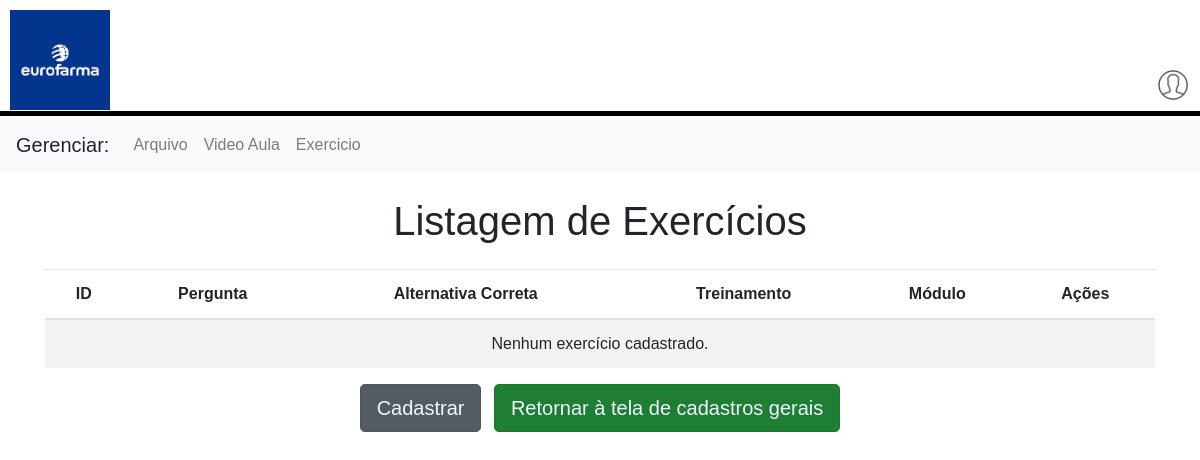
Before: /listar_exercicios/ with the older database file.
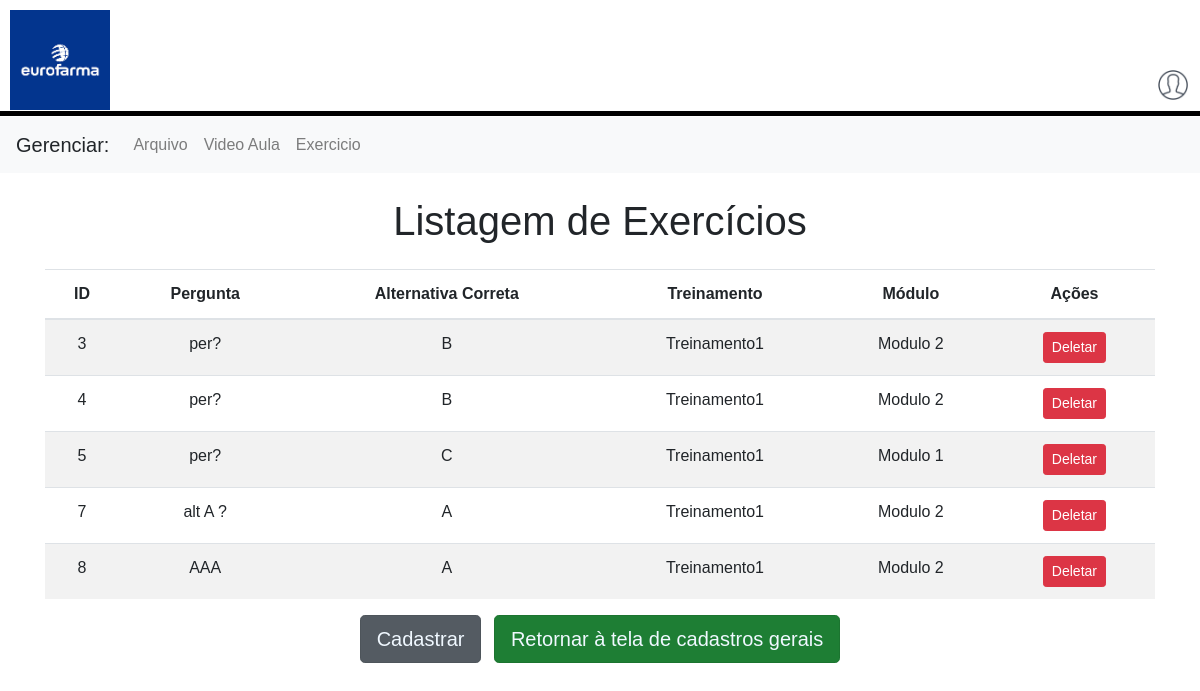
After: the same page with the newer database file.
### core/models.py (models this page shows)
class Exercicio(models.Model):
    pergunta = models.CharField(max_length=255)
    alternativa_a = models.CharField(max_length=255)
    alternativa_b = models.CharField(max_length=255)
    alternativa_c = models.CharField(max_length=255)
    alternativa_d = models.CharField(max_length=255)
    alternativa_e = models.CharField(max_length=255, blank=True, null=True)
    resposta_correta = models.CharField(max_length=1)
    treinamento = models.ForeignKey(Treinamentos, on_delete=models.SET_NULL, null=True)
    modulo = models.ForeignKey(Modulos, on_delete=models.SET_NULL, null=True)

class Treinamentos(models.Model):
    nome_treinamento = models.CharField(max_length=255)
    setor = models.ForeignKey(Setores, on_delete=models.SET_NULL, null=True)
    def __str__(self):
        return self.nome_treinamento

class Modulos(models.Model):
    nome_modulo = models.CharField(max_length=255)
    video = models.ForeignKey('AcervoVideos', on_delete=models.SET_NULL, null=True, blank=True)  # Referenciar com string
    def __str__(self):
        return self.nome_modulo

### core/views.py (the view)
# urls.py: path('listar_exercicios/', views.listar_exercicios, name='listar_exercicios'),
def listar_exercicios(request):
    exercicios = Exercicio.objects.all()
    return render(request, 'core/listar_exercicios.html', {'exercicios': exercicios})

### core/templates/core/listar_exercicios.html (shortened to what this page needs)
<!DOCTYPE html>
<html lang="pt-br">
<head>
    <link rel="stylesheet" href="https://stackpath.bootstrapcdn.com/bootstrap/4.1.3/css/bootstrap.min.css"
>
</head>
<body>
    <header>
        <div class="hdr">
            <div class="hdr_eur">
                <img class="eur" src="../../static/images/europahma.png" alt="">
            </div>
            <div class="hdr_lgn">
                <img class="icon" src="../../static/images/user.png" alt="">
            </div>
        </div>
    </header>
    <hr>
    <nav class="navbar navbar-expand-lg navbar-light bg-light conf_bar">
    <a class="navbar-brand bg-transparent conf_bar">Gerenciar:</a>
    <div class="collapse navbar-collapse bg-transparent" id="navbarNav">
        <ul class="navbar-nav">
            <li class="nav-item">
                <a class="nav-link bg-transparent" href="{% url 'listar_material' %}">Arquivo </a>
            </li>
            <li class="nav-item bg-transparent">
                <a class="nav-link tst" href="{% url 'acervo_videos' %}">Video Aula</a>
            </li>
            <li class="nav-item">
                <a class="nav-link bg-transparent" href="{% url 'listar_exercicios' %}">Exercicio</a>
            </li>
        </ul>
    </div>
    </nav>
    <div class="container">
        <h1 class="my-4">Listagem de Exercícios</h1>
        <table class="table table-striped">
            <thead>
                <tr>
                    <th>ID</th>
                    <th>Pergunta</th>
                    <th>Alternativa Correta</th>
                    <th>Treinamento</th>
                    <th>Módulo</th>
                    <th>Ações</th>
                </tr>
            </thead>
            <tbody>
                {% for exercicio in exercicios %}
                <tr>
                    <td>{{ exercicio.id }}</td>
                    <td>{{ exercicio.pergunta }}</td>
                    <td>{{ exercicio.resposta_correta }}</td>
                    <td>{{ exercicio.treinamento }}</td>
                    <td>{{ exercicio.modulo }}</td>
                    <td>
                        <a href="{% url 'deletar_exercicio' exercicio.id %}" class="btn btn-danger btn-sm">Deletar</a>
                    </td>
                </tr>
                {% empty %}
                <tr>
                    <td colspan="6">Nenhum exercício cadastrado.</td>
                </tr>
                {% endfor %}
            </tbody>
        </table>
    </div>
    <button class="btn btn-secondary btn-lg active tst mr-2"><a
            href="{% url 'cadastrar_exercicio' %}">Cadastrar</a></button>
    <button class="btn btn-success btn-lg active tst"><a href="{% url 'cadastro_geral' %}">Retornar à tela de cadastros
            gerais</a></button>
</body>
</html>

### core/templates/core/listar_exercicios.html (style rules this page uses)
body { font-family: Arial, sans-serif; margin: 0; padding: 0; text-align: center; }
.hdr { width: 100%; display: flex; }
.hdr_eur { justify-content: start; }
.hdr_eur img { max-width: 100px; margin-left: 10px; margin-top: 10px; }
.icon { max-width: 30px; max-height: 30px; margin-right: 2px; margin-left: 10px; margin-bottom: 10px; }
.hdr_lgn { display: flex; width: 100%; text-align: right; justify-content: end; align-items: flex-end; margin-right: 10px; }
hr { border: 0; border-top: 5px solid #000; margin: 1px 0; }
.tst a { color: aliceblue; text-decoration: none; }

Changed rows visible on the page:
added Exercicio: id "3", pergunta "per?", resposta_correta "B", treinamento "Treinamento1", modulo "Modulo 2"
added Exercicio: id "4", pergunta "per?", resposta_correta "B", treinamento "Treinamento1", modulo "Modulo 2"
added Exercicio: id "5", pergunta "per?", resposta_correta "C", treinamento "Treinamento1", modulo "Modulo 1"
added Exercicio: id "7", pergunta "alt A ?", resposta_correta "A", treinamento "Treinamento1", modulo "Modulo 2"
added Exercicio: id "8", pergunta "AAA", resposta_correta "A", treinamento "Treinamento1", modulo "Modulo 2"
Other visible differences:
text no longer shown: "Nenhum exercício cadastrado."
